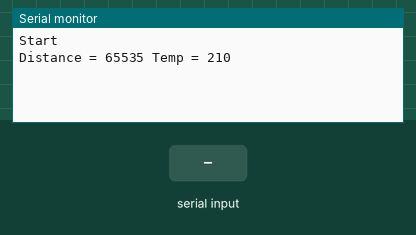
A sketch run on a simulated SparkFun Pro Micro, built with avr-gcc and run on an emulated ATmega32U4. Shown: the last lines printed to the serial monitor. The inputs (shaded band) are chosen by the test bench.

Above: at 1.2 s.
1.3 s: "1" received over the second serial link
At 2.4 s:
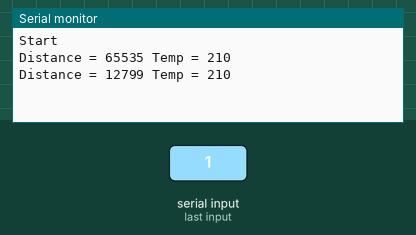
2.8 s: "0" received over the second serial link
At 4.2 s:
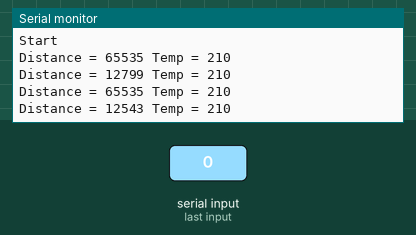
4.3 s: "2" received over the second serial link
At 5.8 s:
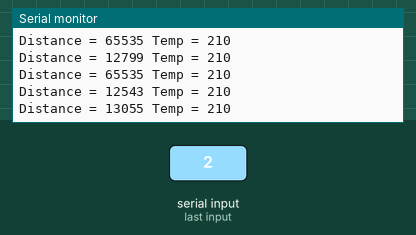
Timing chart, 0 to 7.3 s (numbered marks = the images above; inputs shaded):
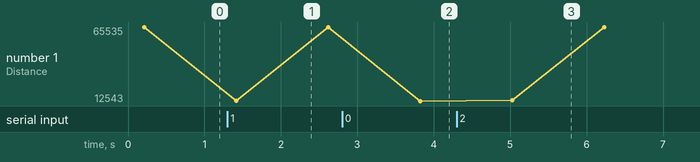

Measured:
- after the input at 1.3 s, the serial monitor: prints a new line after 0.12 s (image 1)
- after the input at 2.8 s, the serial monitor: prints a new line after 1.0 s (image 2)
- after the input at 4.3 s, the serial monitor: prints a new line after 0.73 s (image 3)
- plotted number 1: 65535 → 12543 after the input at 2.8 s

The sketch:

US-100uart.ino
```cpp
#include <SoftwareSerial.h>

#define PIN_TX (8)
#define PIN_RX (9)

#define DELAYMS (100)

SoftwareSerial ss(PIN_RX, PIN_TX);

void setup() {
  while (true) {
    if (Serial) {
      break;
    }
    else {
      delay(1000);
    }
  }
  Serial.begin(115200);
  Serial.println("Start");

  ss.begin(9600);

  pinMode(PIN_TX, OUTPUT);
  pinMode(PIN_RX, INPUT);
}

unsigned short readD() {
  unsigned char Hbyte;
  unsigned char Lbyte;
  unsigned short dist;

  ss.write(0x55);
  delay(DELAYMS);

  Hbyte = ss.read();
  Lbyte = ss.read();

  dist = ((unsigned short)Hbyte * 0x100) + (unsigned short)Lbyte;

  return (dist);
}

unsigned char readT() {
  unsigned char temp;

  ss.write(0x50);
  delay(DELAYMS);
  temp = (unsigned char)ss.read();
  temp -= 45;

  return (temp);
}

void loop() {
  unsigned short dist;
  unsigned char temp;
  String info;

  dist = readD();
  temp = readT();

  info = "Distance = " + String(dist) + " Temp = " + temp;
  Serial.println(info);

  delay(1000);

}
```
